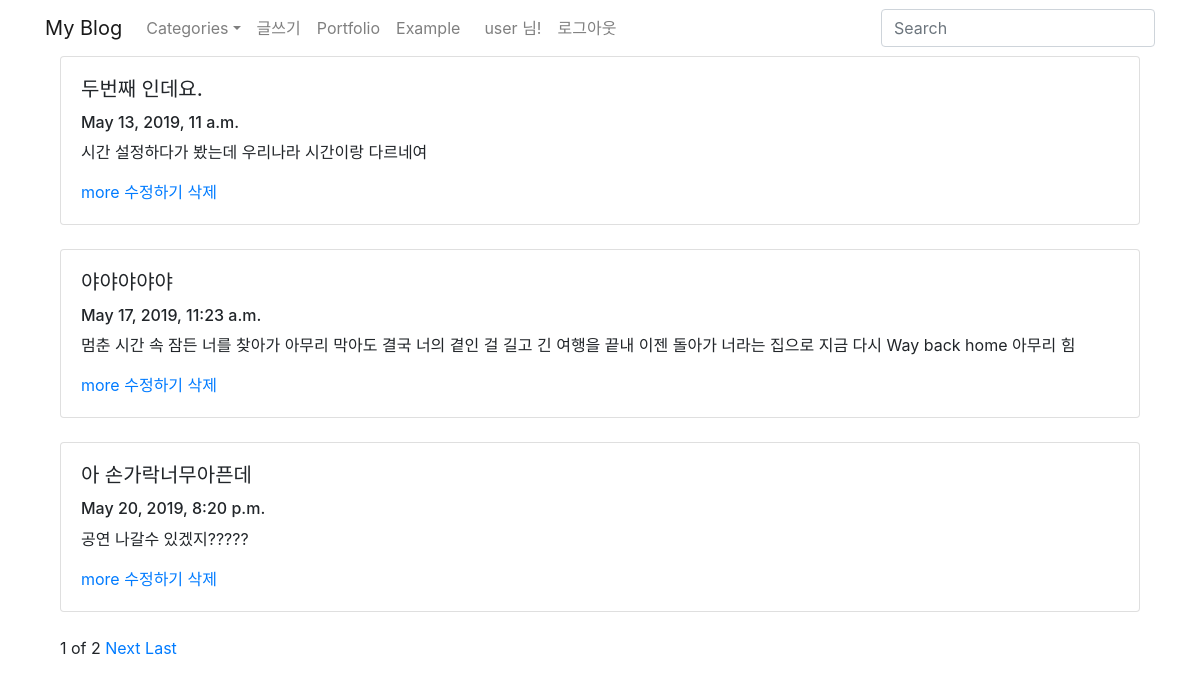
Screenshot of / (signed in) with the database file from the repository.
### blog/models.py (models this page shows, shortened)
class Blog(models.Model):
    title=models.CharField(max_length=200)      #짧은글
    pub_date=models.DateTimeField('date published')     #날짜
    body=models.TextField()     #긴글
    def summary(self):
        return self.body[:100]

### blog/views.py (the view)
# urls.py: path('', blog.views.home, name="home"),
def home(request):
    blogs=Blog.objects
    blog_list=Blog.objects.all()        #블로그 객체 전체
    paginator=Paginator(blog_list, 3)   #블로그 객체를 3개씩 구분
    page= request.GET.get('page')       #request 변수 => page 'page'의 value값에 해당하는 페이지 불러옴
    posts=paginator.get_page(page)      #posts=>paginator로 잘라놓은 묶음
    return render(request, 'home.html', {'blogs':blogs, 'posts':posts})

### blogproject/templates/home.html (shortened to what this page needs)
{%extends 'base.html'%}
{%block first%}
    {%for blog in posts%}
        <div class="container">
            <div class="card">
                <div class="card-body">
                <h5 class="card-title">{{blog.title}}</h5>
                <h6 class="card_dubtitle mb-2 text muted">{{blog.pub_date}}</h6>
                <p class="card-text">{{blog.summary}}</p>
                <a href="{%url 'detail' blog.id%}" class="card-link">more</a>
                <a href="{%url 'edit' blog.id%}" class="card=link">수정하기</a>
                <a href="{%url 'delete' blog.id%}" class="card=link">삭제</a>
                </div>
            </div><br>
        </div>
    {%endfor%}
<div class="container">
    <span>{{posts.number}}</span>
    <span>of</span>
    <span>{{posts.paginator.num_pages}}</span>
    {%if posts.has_next%}
    <a href="?page={{posts.next_page_number}}">Next</a>
    <a href="?page={{posts.paginator.num_pages}}">Last</a>
    {%endif%}
</div>
{%endblock%}

### blogproject/templates/base.html (shortened to what this page needs)
<html>
<head>
    <link rel="stylesheet" href="https://stackpath.bootstrapcdn.com/bootstrap/4.3.1/css/bootstrap.min.css">
</head>
<body>
  <nav class="navbar navbar-expand-lg navbar-light">
    <div class="container">
      <a href="{% url 'home' %}" class="navbar-brand" href="{% url 'home' %}">My Blog</a>
      <div class="collapse navbar-collapse" id="globalNavbar">
        <form class="form-inline form-navbar my-2 my-lg-0 order-2" action="#">
          <input class="form-control" name="s" type="text" placeholder="Search"/>
        </form>
        <ul class="navbar-nav mr-auto order-1">
          <li class="nav-item dropdown"><a class="nav-link dropdown-toggle" id="navbarDropdownMenuLink" href="#" data-toggle="dropdown" aria-haspopup="true" aria-expanded="false">Categories</a>
          </li>
          <li class="nav-item"><a class="nav-link" href="{% url 'new' %}">글쓰기</a></li>
          <li class="nav-item"><a class="nav-link" href="{% url 'portfolio' %}">Portfolio</a></li>
          <li class="nav-item"><a class="nav-link" href="#">Example</a></li>
        <ul class="navbar-nav d-none d-lg-flex ml-2 order-3">
          {% if user.is_authenticated %}
          <li class="nav-item"><a class="nav-link" href="#">{{user.username}} 님!</a></li>
          <li class="nav-item"><a class="nav-link" href="javascript:{document.getElementById('logout').submit()}">로그아웃</a></li>
          {% else %}
          <li class="nav-item"><a class="nav-link" href="{%url 'login'%}">Sign in</a></li>
          <li class="nav-item"><a class="nav-link" href="{%url 'signup'%}">Sign up</a></li>
          {% endif %}
        </ul>
      </div>
    </div>
    </nav>
    <div class="container">
      {% block first%}
      {% endblock %}
    </div>
    </body>
</html>

### rows the page displays
Blog: title "두번째 인데요.", pub_date "May 13, 2019, 11 a.m.", summary "시간 설정하다가 봤는데 우리나라 시간이랑 다르네여"
Blog: title "야야야야야", pub_date "May 17, 2019, 11:23 a.m.", summary "멈춘 시간 속 잠든 너를 찾아가 아무리 막아도 결국 너의 곁인 걸 길고 긴 여행을 끝내 이젠 돌아가 너라는 집으로 지금 다시 Way back home 아무리 힘"
Blog: title "아 손가락너무아픈데", pub_date "May 20, 2019, 8:20 p.m.", summary "공연 나갈수 있겠지?????"

### other values shown
{{ user.username }} "user"
{{ posts.number }} "1"
{{ posts.paginator.num_pages }} "2"
